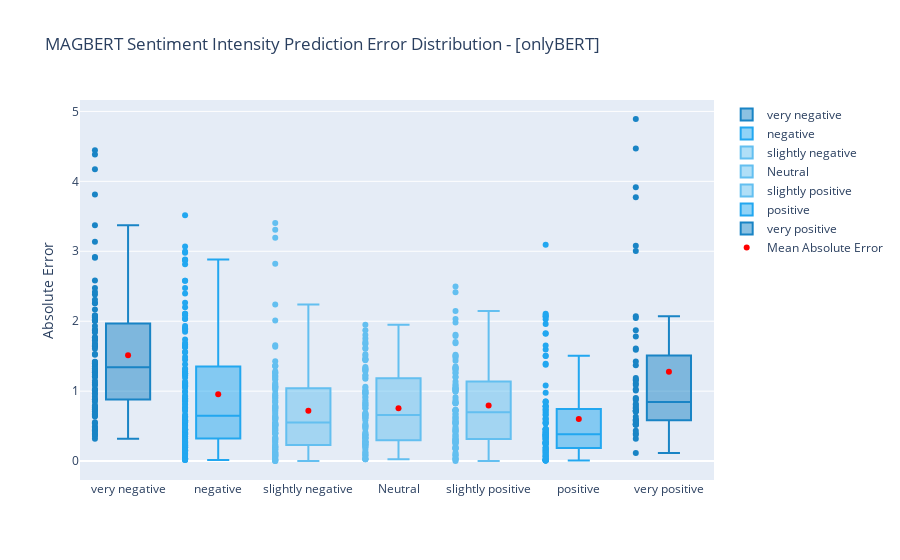

Write notebook code for a chart like this one.
### Code cell
import plotly.graph_objects as go

fig = go.Figure()
fig.add_trace(go.Box(y=error_VN, name="very negative", marker_color="#1984c5"))
fig.add_trace(go.Box(y=error_N, name="negative", marker_color="#22a7f0"))
fig.add_trace(go.Box(y=error_SN, name="slightly negative", marker_color="#63bff0"))
fig.add_trace(go.Box(y=error_Neu, name="Neutral", marker_color="#63bff0"))
fig.add_trace(go.Box(y=error_SP, name="slightly positive", marker_color="#63bff0"))
fig.add_trace(go.Box(y=error_P, name="positive", marker_color="#22a7f0"))
fig.add_trace(go.Box(y=error_VP, name="very positive", marker_color="#1984c5"))
fig.update_traces(boxpoints='all', jitter=0)
fig.add_trace(
    go.Scatter(x=order, y=[np.mean(error_VN), np.mean(error_N), np.mean(error_SN), np.mean(error_Neu), np.mean(error_SP), np.mean(error_P), np.mean(error_VP)], \
         mode='markers', name="Mean Absolute Error", marker_color="red"))
fig.update_layout(yaxis_title="Absolute Error" ,title_text="MAGBERT Sentiment Intensity Prediction Error Distribution - [onlyBERT]")
fig.show()
